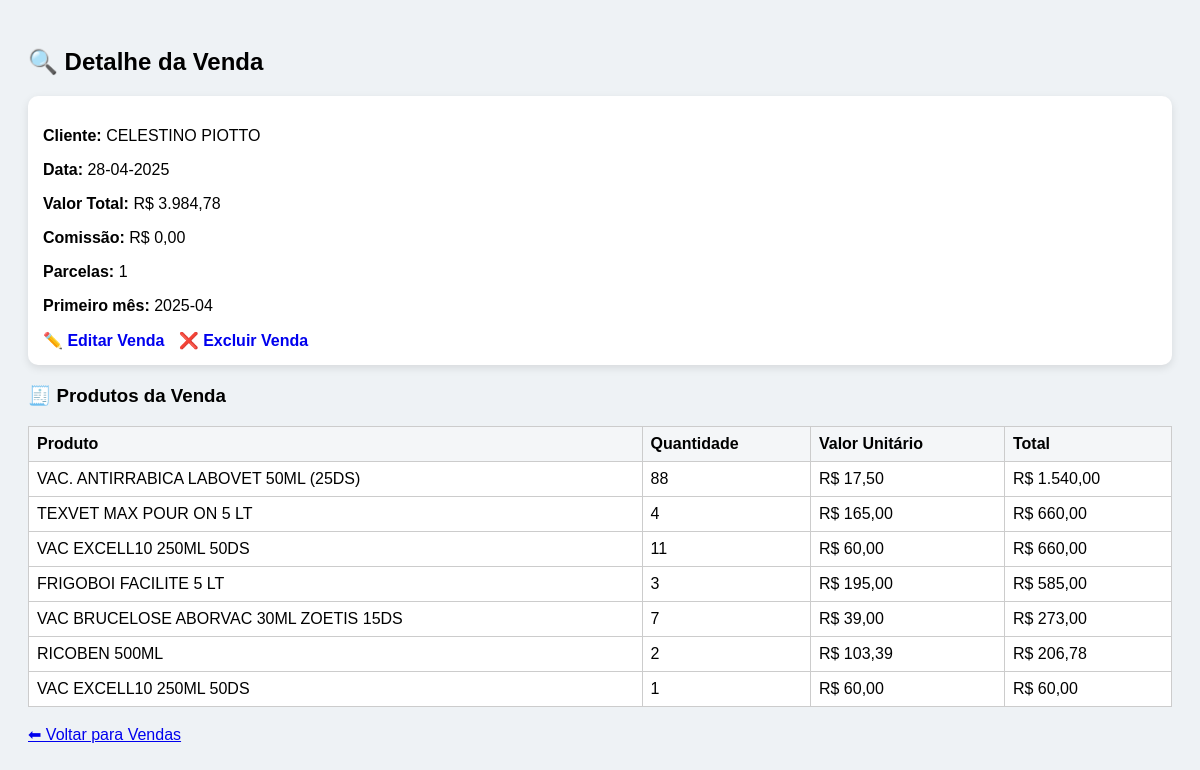
/venda/1296 (signed in), run on the app's committed database.
### tables this page shows
CREATE TABLE vendas (
        id INTEGER PRIMARY KEY AUTOINCREMENT,
        data TEXT,
        cliente TEXT,
        valor_total REAL,
        comissao_total REAL,
        parcelas INTEGER,
        primeiro_mes TEXT, user_id INTEGER, id_usuario INTEGER);

CREATE TABLE itens_venda (
        id INTEGER PRIMARY KEY AUTOINCREMENT,
        id_venda INTEGER,
        produto TEXT,
        quantidade INTEGER,
        valor_unitario REAL,
        total_item REAL);

### app.py (the view)
@app.route("/venda/<int:id_venda>")
def venda_detalhe(id_venda):
    if not session.get("logado"):
        return redirect("/")
    id_usuario = session["id_usuario"]
    conn = conectar_db()
    c = conn.cursor()
    c.execute("""
        SELECT *
        FROM vendas
        WHERE id = ? AND id_usuario = ?
    """, (id_venda, id_usuario))
    venda = c.fetchone()
    if not venda:
        conn.close()
        return "❌ Acesso negado"
    c.execute("""
        SELECT iv.produto, iv.quantidade, iv.valor_unitario, iv.total_item
        FROM itens_venda iv
        JOIN vendas v ON v.id = iv.id_venda
        WHERE iv.id_venda = ? AND v.id_usuario = ?
    """, (id_venda, id_usuario))
    itens = c.fetchall()
    conn.close()
    return render_template(
        "venda_detalhe.html",
        venda=venda,
        itens=itens
    )

### app.py (called while the page is built)
def moeda_br(valor):
    try:
        return f"{valor:,.2f}".replace(",", "X").replace(".", ",").replace("X", ".")
    except:
        return "0,00"

def conectar_db():
    conn = sqlite3.connect(BANCO)
    conn.row_factory = sqlite3.Row
    return conn

### templates/venda_detalhe.html (shortened to what this page needs)
<!DOCTYPE html>
<html>
<head>
</head>
<body>
<h2>🔍 Detalhe da Venda</h2>
<div class="card">
    <p><strong>Cliente:</strong> {{ venda.cliente }}</p>
    <p><strong>Data:</strong>
        {{ venda.data.split('-')[2] }}-{{ venda.data.split('-')[1] }}-{{ venda.data.split('-')[0] }}
    </p>
    <p><strong>Valor Total:</strong> R$ {{ venda.valor_total | moeda_br }}</p>
    <p><strong>Comissão:</strong> R$ {{ venda.comissao_total | moeda_br }}</p>
    <p><strong>Parcelas:</strong> {{ venda.parcelas }}</p>
    <p><strong>Primeiro mês:</strong> {{ venda.primeiro_mes }}</p>
    <div class="acoes">
        <a href="/venda/{{ venda.id }}/editar?inicio={{ request.args.get('inicio','') }}&fim={{ request.args.get('fim','') }}">
            ✏️ Editar Venda
        </a>
        <a href="/venda/{{ venda.id }}/excluir?inicio={{ request.args.get('inicio','') }}&fim={{ request.args.get('fim','') }}"
           onclick="return confirm('Tem certeza que deseja excluir esta venda?')">
           ❌ Excluir Venda
        </a>
    </div>
</div>
<h3>🧾 Produtos da Venda</h3>
{% if itens %}
<table>
    <tr>
        <th>Produto</th>
        <th>Quantidade</th>
        <th>Valor Unitário</th>
        <th>Total</th>
    </tr>
    {% for i in itens %}
    <tr>
        <td>{{ i.produto }}</td>
        <td>{{ i.quantidade }}</td>
        <td>R$ {{ i.valor_unitario | moeda_br }}</td>
        <td>R$ {{ i.total_item | moeda_br }}</td>
    </tr>
    {% endfor %}
</table>
{% else %}
<p>Nenhum produto encontrado para esta venda.</p>
{% endif %}
<br>
<a href="/vendas?inicio={{ request.args.get('inicio','') }}&fim={{ request.args.get('fim','') }}">
    ⬅ Voltar para Vendas
</a>
</body>
</html>

### templates/venda_detalhe.html (style rules this page uses)
body { font-family: Arial; background: #eef2f5; padding: 20px; }
.card { background: white; padding: 15px; border-radius: 10px; margin-bottom: 20px; box-shadow: 0 3px 8px rgba(0,0,0,0.1); }
table { width: 100%; border-collapse: collapse; background: white; }
th, td { padding: 8px; border: 1px solid #ccc; text-align: left; }
th { background: #f4f6f8; }
.acoes a { margin-right: 10px; font-weight: bold; text-decoration: none; }

### data on the page
vendas: cliente "CELESTINO PIOTTO", data "28", data "04", data "2025", valor_total|moeda_br "3.984,78", comissao_total|moeda_br "0,00", parcelas "1", primeiro_mes "2025-04"
itens_venda: produto "VAC. ANTIRRABICA LABOVET 50ML (25DS)", quantidade "88", valor_unitario|moeda_br "17,50", total_item|moeda_br "1.540,00"
itens_venda: produto "TEXVET MAX POUR ON 5 LT", quantidade "4", valor_unitario|moeda_br "165,00", total_item|moeda_br "660,00"
itens_venda: produto "VAC EXCELL10 250ML 50DS", quantidade "11", valor_unitario|moeda_br "60,00", total_item|moeda_br "660,00"
itens_venda: produto "FRIGOBOI FACILITE 5 LT", quantidade "3", valor_unitario|moeda_br "195,00", total_item|moeda_br "585,00"
itens_venda: produto "VAC BRUCELOSE ABORVAC 30ML ZOETIS 15DS", quantidade "7", valor_unitario|moeda_br "39,00", total_item|moeda_br "273,00"
itens_venda: produto "RICOBEN 500ML", quantidade "2", valor_unitario|moeda_br "103,39", total_item|moeda_br "206,78"
itens_venda: produto "VAC EXCELL10 250ML 50DS", quantidade "1", valor_unitario|moeda_br "60,00", total_item|moeda_br "60,00"
